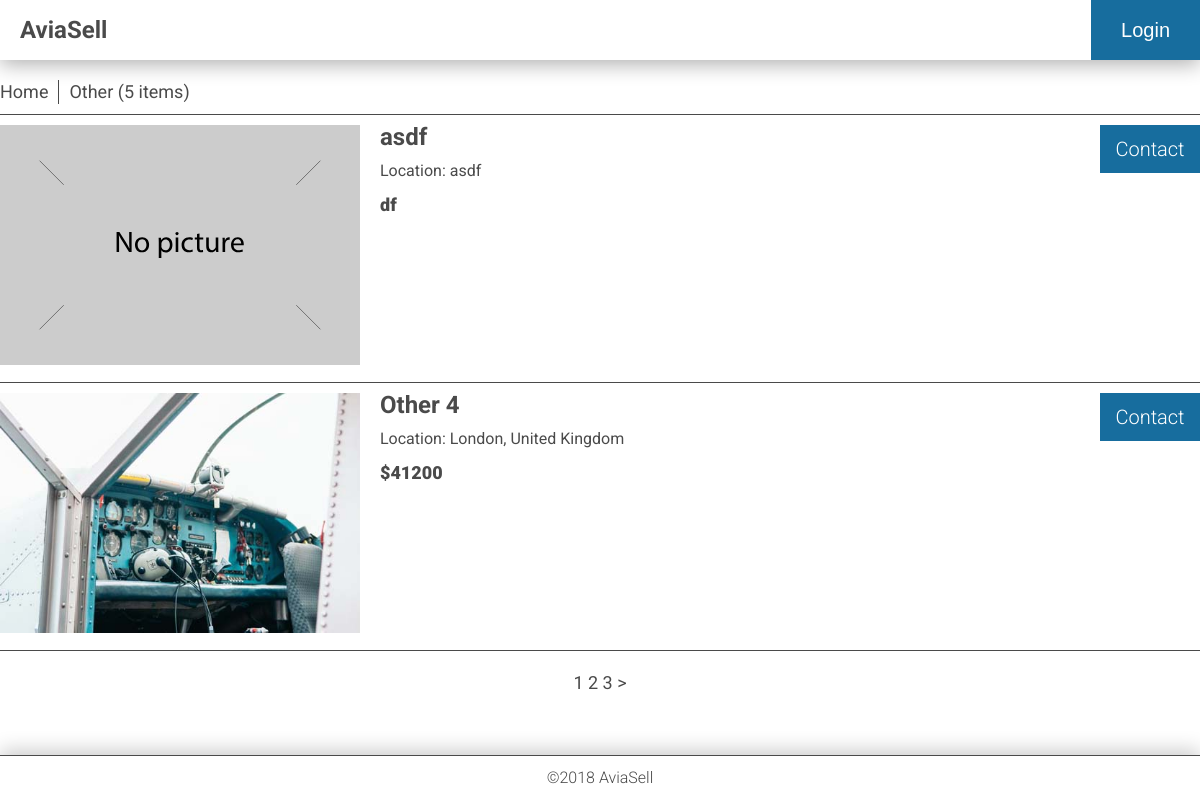
/category/other/1, run on the app's committed database.
### app/database_setup.py (models this page shows, shortened)
class Category(Base):
    __tablename__ = 'category'
    id = Column(Integer, primary_key=True)
    name = Column(String(250), nullable=False)
    picture = Column(String(250))
    description = Column(String(250))
    slug = Column(String(30), unique=True)

class User(Base):
    __tablename__ = 'user'
    id = Column(Integer, primary_key=True)
    name = Column(String(250), nullable=False)
    email = Column(String(250), nullable=False)
    picture = Column(String(250))

class CategoryItem(Base):
    __tablename__ = 'category_item'
    id = Column(Integer, primary_key=True)
    title = Column(String(80), nullable=False)
    description = Column(Text(), nullable=False)
    location = Column(String(250), nullable=False)
    picture = Column(String(250), nullable=False)
    price = Column(String(32), nullable=False)
    created_date = Column(DateTime, default=datetime.datetime.utcnow)
    category_id = Column(Integer, ForeignKey('category.id'))
    category = relationship(Category)
    user_id = Column(Integer, ForeignKey('user.id'))
    user = relationship(User)

### app/views/category.py (the view)
@webapp.route('/category/<string:category_slug>/<int:page>')
def getCategoryPage(category_slug, page):
    category = CategoryModel.getCategory(category_slug)
    if category:
        limitPerPage = 2
        countItems = ItemModel.itemsInCatCount(category.id)
        pageCount = math.ceil(countItems / limitPerPage)
        result = []
        items = ItemModel.getItemPage(category.id, page, limitPerPage)
        for item in items:
          result.append((item, UserModel.getUserEmail(item.user_id)))
        return render_template('category.html',
                               category_slug=category.slug,
                               items=result,
                               category_name=category.name,
                               pages=pageCount,
                               current_page=page,
                               total_items=countItems,
                               session=login_session)
    else:
        return render_template('404.html'), 404

### app/models/categorymodel.py (called while the page is built)
    def getCategory(categorySlug):
        result = session.query(Category).filter_by(slug=categorySlug).first()
        return result

### app/models/itemmodel.py (called while the page is built)
    def getItemPage(category_id, offset, limit):
        if offset == 1:
            offset = 0
        else:
            offset = (offset - 1) * limit
        result = session.query(CategoryItem)\
            .filter_by(category_id = category_id)\
            .order_by(CategoryItem.created_date.desc())\
            .offset(offset)\
            .limit(limit)\
            .all()
        return result

    def itemsInCatCount(category_id):
        result = session.query(CategoryItem).filter_by(category_id = category_id).count()
        return result

### app/models/usermodel.py (called while the page is built)
    def getUserEmail(uid):
        result = session.query(User).filter_by(id=uid).one()
        return result.email

### app/templates/category.html (shortened to what this page needs)
{% extends "base.html" %}
{% block content %}
<div class="container">
    <nav>
        <ul>
            <li>
                <a href="{{ url_for('mainIndex') }}">
                    Home
                </a>
            </li>
            <li>
                {{category_name}}
                ({{total_items}}
                    {% if total_items == 1%}
                    item)
                    {% else %}
                    items)
                    {% endif %}
            </li>
        </ul>
    </nav>
    <ul class="itemsList">
        {% for item, email in items %}
        <li class="item">
            <a href="{{ url_for('readItem', category_slug = category_slug, item_id = item.id, item_name = item.title) }}">
                {% if item.picture %}
                    <img src="{{ url_for('uploaded_file', filename = item.picture) }}"
                         alt="{{ item.title }}">
                    </a>
                {% else %}
                    <img src="{{ url_for('static', filename='images/not-available.svg') }}"
                         alt="Picture is not available">
                    </a>
                {% endif %}
            <div class="itemInfo">
                <h2>
                    <a href="{{ url_for('readItem', category_slug = category_slug, item_id = item.id, item_name = item.title) }}">
                        {{ item.title }}
                    </a>
                </h2>
                <div class="location">
                    Location: {{ item.location }}
                </div>
                <div class="price">
                    {{ item.price }}
                </div>
            </div>
            {% if 'username' in session %}
                <div class="buttons">
                    {% if session['user_id'] == item.user_id %}
                            <div class="button edit">
                                <a href="edit">
                                    Edit
                                </a>
                            </div>
                            <div class="button delete">
                                <a href="delete">
                                    Delete
                                </a>
                            </div>
                    {% else %}
                        <div class="button buy">
                            <a href="mailto:{{ email }}">
                                Contact
                            </a>
                        </div>
                    {% endif %}
                </div>
            {% else %}
                <div class="buttons">
                    <div class="button buy">
                        <a href="{{ url_for('login') }}" onclick="alert('Please login to contact the owner');">
                            Contact
                        </a>
                    </div>
                </div>
            {% endif %}
        </li>
        {% endfor %}
    </ul>
    <div class="pagination">
        {% if pages > 1 %}
            {% for i in range(1, (pages+1)) %}
                {% if current_page == i %}
                    {{i}}
                {% else %}
                    <a href="{{ url_for('getCategoryPage', category_slug = category_slug, page = i) }}">
                      {{i}}
                    </a>
                {% endif %}
            {% endfor %}
        {% endif %}
        {% if current_page < pages %}
            <a href="{{ url_for('getCategoryPage', category_slug = category_slug, page = current_page+1) }}">
                &gt;
            </a>
        {% endif %}
    </div>
</div>
{% endblock %}

### app/static/css/main.css (style rules this page uses)
body,html { margin:0;padding:0;width:100%;height:100% }
embed,img,object,video { margin:0;padding:0;max-width:100% }
body { font-family:Roboto,sans-serif;font-size:16px;line-height:24px;display:-ms-grid;display:grid;-ms-grid-rows:60px auto 60px;grid-template-rows:60px auto 60px;color:#4a4a4a }
li,ul { list-style:none;padding:0;margin:0 }
a { text-decoration:none;color:#4a4a4a }
.container,main { max-width:100% }
.container { margin:20px }
nav { margin:20px 0 0;padding:0 0 10px;color:#4a4a4a;font-size:18px;border-bottom:1px solid #4a4a4a }
nav ul { display:-ms-flexbox;display:flex;-ms-flex-direction:row;flex-direction:row;-ms-flex-wrap:wrap;flex-wrap:wrap }
nav li:first-child { padding:0 10px 0 0 }
nav li { padding:0 10px;border-right:1px solid #4a4a4a }
nav li:last-child { border-right:0 solid #4a4a4a }
.itemsList,.itemsList .item { display:-ms-grid;display:grid }
.itemsList .item { -ms-grid-columns:minmax(100px,30%) auto 100px;grid-template-columns:minmax(100px,30%) auto 100px;padding:10px 0;border-bottom:1px solid #4a4a4a }
.itemsList .item .itemInfo { display:-ms-grid;display:grid;grid-auto-rows:max-content;padding:0 20px;margin:0;color:#4a4a4a }
.itemsList .item .itemInfo h2 { padding:0;margin:0 }
.itemsList .item .itemInfo .location { font-size:16px;padding:10px 0 }
.itemsList .item .itemInfo .price { font-size:18px;font-weight:900 }
.pagination { text-align:center;padding:20px 0 0;font-size:18px;font-weight:400 }
.buttons { display:-ms-grid;display:grid;grid-auto-rows:max-content;grid-gap:10px }
.buttons a { color:#fff }
.buttons .button { display:-ms-grid;display:grid;-ms-flex-align:center;align-items:center;color:#fff;height:48px;border:none;font-size:20px;font-weight:300;text-align:center }
.buttons .buy { background:#176d9e }
@media screen and (min-width:1200px) { .container { width:1200px;margin:0 auto } }

### data on the page
Category: name "Other"
User: title "asdf", location "asdf", price "df"
User: picture (picture), title "Other 4", location "London, United Kingdom", price "$41200"

### other printed values
{{ total_items }} "5"
{{ i }} "1"
{{ i }} "2" "3"
